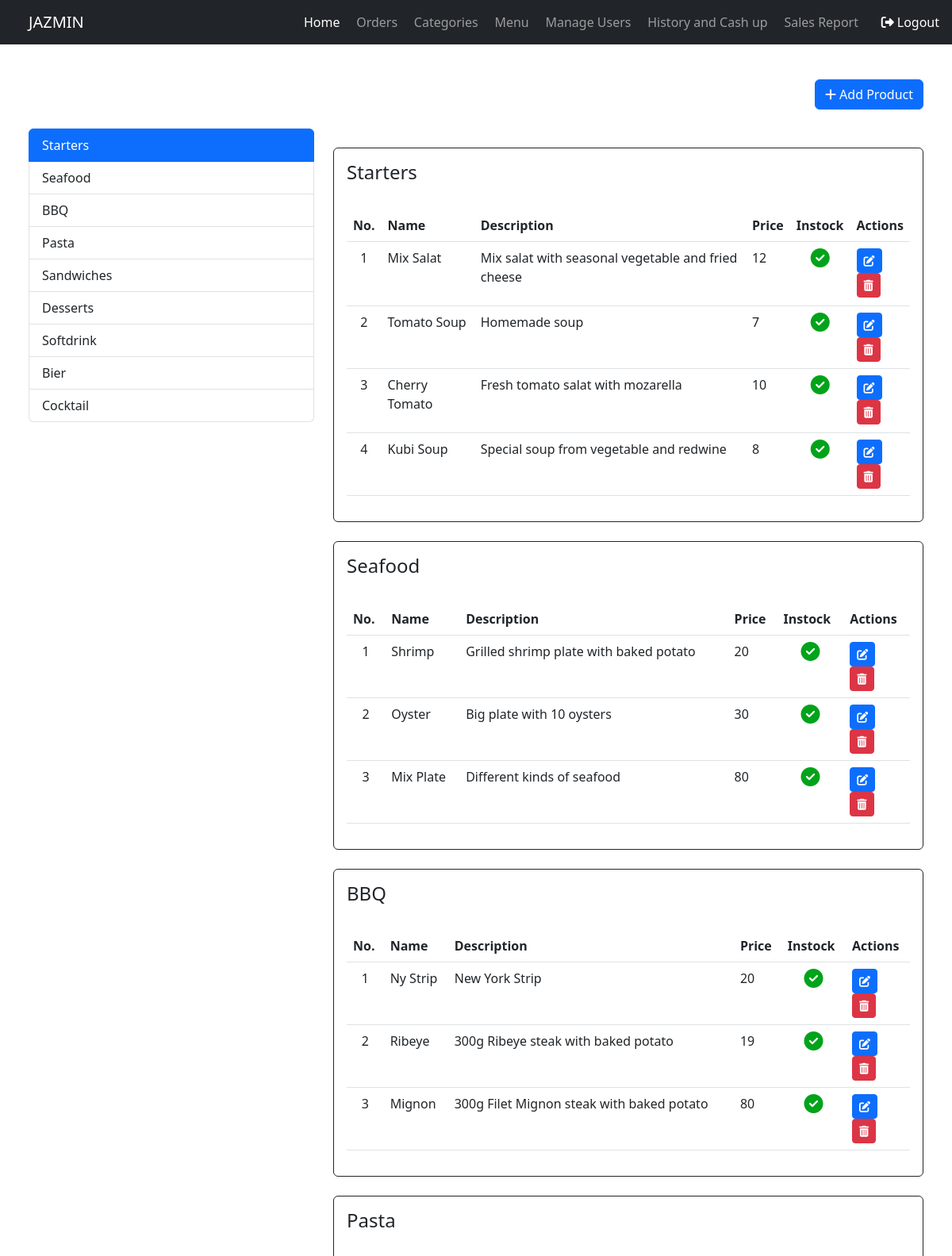
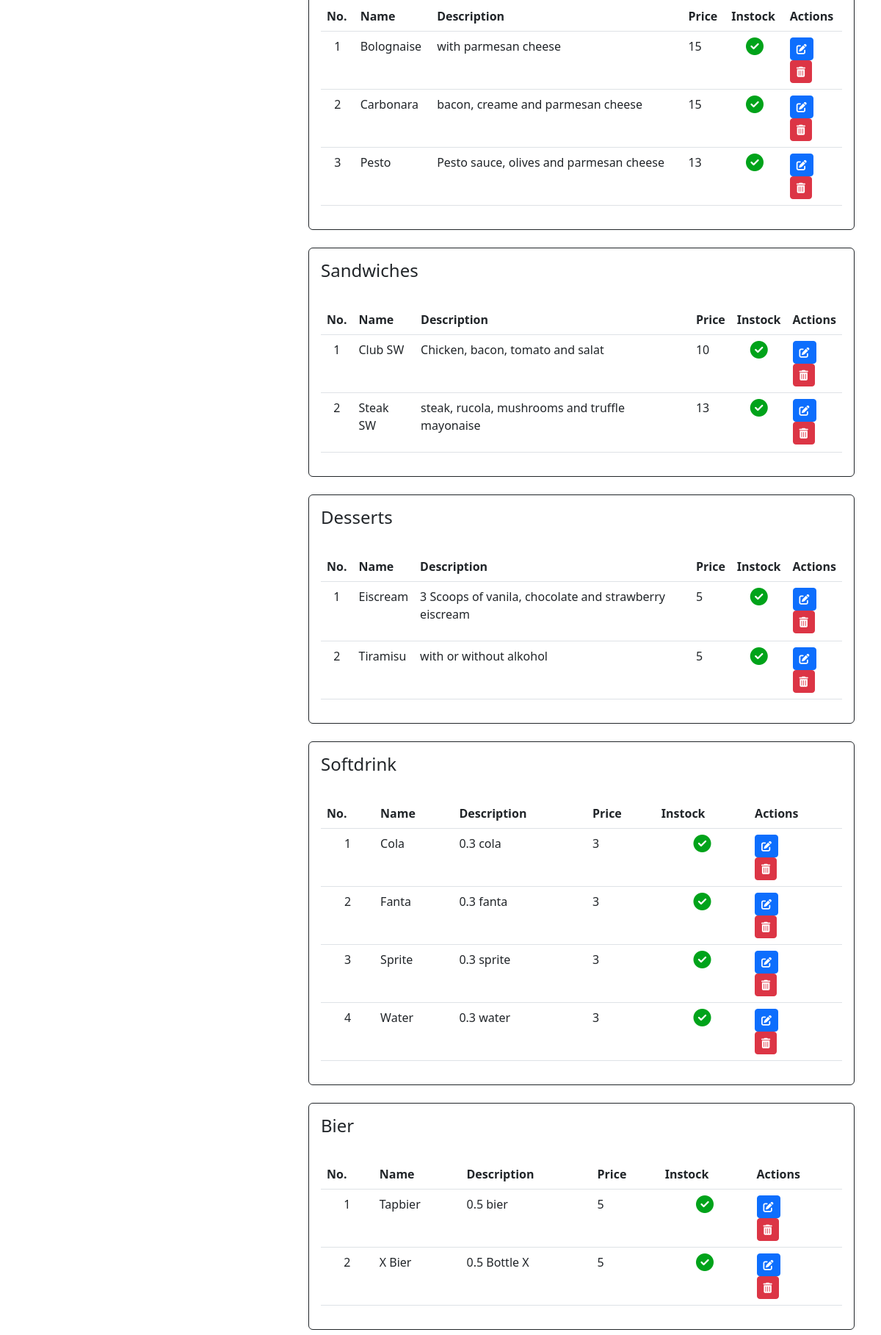
Page /menu.php (signed in, upper part) on the committed database (2 pictures, top to bottom).
### tables this page shows
CREATE TABLE IF NOT EXISTS `categories` (
  `id` int(30) NOT NULL AUTO_INCREMENT,
  `name` varchar(200) NOT NULL,
  `description` text NOT NULL,
  PRIMARY KEY (`id`)
);

CREATE TABLE `products` (
  `id` int(30) NOT NULL AUTO_INCREMENT,
  `category_id` int(30) NOT NULL,
  `name` varchar(200) NOT NULL,
  `description` text NOT NULL,
  `price` float NOT NULL,
  `status` tinyint(1) NOT NULL DEFAULT 1 COMMENT '0=Unavailable,1=Available',
   PRIMARY KEY (`id`)
);

### menu.php (the view, shortened to what this page needs)
<?php
  include("db_connect.php");
  include("partials/header.php");
  include("partials/sidebar.php");
?>
<div class="text-end" style="padding: 100px 3% 0% 3%;">
<a class="btn btn-primary" href="add_products.php" >
						<i class="fa fa-plus"></i> Add Product </a>
</div>
<div class="wrapper">
<div class="row" style="padding: 2% 3%;" >
  <div class="col-4">
    <div id="list-example" class="list-group">
      <?php
        $categories = $connect->query("SELECT id, name FROM categories ");
        while($row=$categories->fetch_assoc()):
      ?>
      <a class="list-group-item list-group-item-action" href="#<?php echo $row['name']?>"><?php echo $row['name'] ?></a>
      <?php endwhile; ?>
    </div>
  </div>
  <div class="col-8" >
    <div data-bs-spy="scroll" data-bs-target="#list-example" data-bs-smooth-scroll="true" class="scrollspy-example" style="max-height: 80vh; overflow:scroll;" tabindex="0">
    <?php
          $categories = $connect->query("SELECT id, name FROM categories ");
            while($row=$categories->fetch_assoc()):
    ?>
    <div class="p-3 my-4 border border-dark rounded" style="max-width:100%; overflow-x:scroll;">
    <h4 id="<?php echo $row['name']?>"><?php echo $row['name']?></h4>
    <br>
    <?php $id = mysqli_real_escape_string($connect, $row['id']);
        $products = $connect->query("SELECT * FROM products WHERE category_id = '$id' ");
        $num = mysqli_num_rows($products);
        if($num >0):?>
    <table class="table table-hover">
      <div style="max-width: 65vw; overflow:scroll;">
		<thead>
			<tr>
				<th>No.</th>
				<th>Name</th>
				<th>Description</th>
				<th>Price</th>
                <th>Instock</th>
                <th>Actions</th>
				</tr>
		</thead>
        <tbody>
        <?php
        $i = 1;
                while($row_product=$products->fetch_assoc()):
                                ?>
                                <tr>
                                    <td class="text-center"><?php echo $i++ ?></td>
                                    <td>
                                        <p> <?php echo $row_product['name'] ?></p>
                                    </td>
                                    <td>
                                        <p> <?php echo $row_product['description'] ?></p>
                                    </td>
                                    <td>
                                        <p><?php echo $row_product['price'] ?></p>
                                    </td>
                                    <td class="text-center">
                                        <?php if($row_product['status'] > 0): ?>
                                            <i class="fa-solid fa-circle-check fa-xl" style="color: #00a31a;"></i>
                                        <?php else: ?>
                                            <i class="fa-solid fa-square-xmark fa-xl" style="color: #b31d2f;"></i>
                                        <?php endif; ?>
                                    </td>
                                    <td class="text-left">
                                    <form action="change_products.php" method="post" >
                                      <button class="btn btn-sm btn-primary open-button" type="submit" name="change_item_id" value="<?php echo $row_product['id']?>"><i class="fa-solid fa-pen-to-square"></i></button>
                                    </form>
                                    <form action="menu.php" method="post" >
                                      <button class="btn btn-sm btn-danger" type="submit" name="del_item" value="<?php echo $row_product['id']?>"><i class="fa fa-trash-alt"></i></button>
                                    </form>
										</td>
                                </tr>
                                <?php endwhile; ?>
                    <?php else: ?>
                        <p>No result founded</p>
                        <?php endif; ?>
        </tbody>
        </div>
      </table>
      </div>
      <?php endwhile; ?>
    </div>
  </div>
  </div>
</div>
<?php
    include("partials/footer.php");
?>

### css/style.css (style rules this page uses)
html { height: 100%; }

### rows in the picture
categories: name "Starters"
categories: name "Seafood"
categories: name "BBQ"
categories: name "Pasta"
categories: name "Sandwiches"
categories: name "Desserts"
categories: name "Softdrink"
categories: name "Bier"
categories: name "Cocktail"
products: name "Mix Salat", description "Mix salat with seasonal vegetable and fried cheese", price "12", status 1 (drawn)
products: name "Tomato Soup", description "Homemade soup", price "7", status 1 (drawn)
products: name "Cherry Tomato", description "Fresh tomato salat with mozarella", price "10", status 1 (drawn)
products: name "Kubi Soup", description "Special soup from vegetable and redwine", price "8", status 1 (drawn)
products: name "Shrimp", description "Grilled shrimp plate with baked potato", price "20", status 1 (drawn), $row_product['id'] 5 (drawn)
products: name "Oyster", description "Big plate with 10 oysters", price "30", status 1 (drawn), $row_product['id'] 6 (drawn)
products: name "Mix Plate", description "Different kinds of seafood", price "80", status 1 (drawn), $row_product['id'] 7 (drawn)
products: name "Ny Strip", description "New York Strip", price "20", status 1 (drawn), $row_product['id'] 8 (drawn)
products: name "Ribeye", description "300g Ribeye steak with baked potato", price "19", status 1 (drawn), $row_product['id'] 9 (drawn)
products: name "Mignon", description "300g Filet Mignon steak with baked potato", price "80", status 1 (drawn), $row_product['id'] 10 (drawn)
products: name "Bolognaise", description "with parmesan cheese", price "15", status 1 (drawn), $row_product['id'] 11 (drawn)
products: name "Carbonara", description "bacon, creame and parmesan cheese", price "15", status 1 (drawn), $row_product['id'] 12 (drawn)
products: name "Pesto", description "Pesto sauce, olives and parmesan cheese", price "13", status 1 (drawn)
products: name "Club SW", description "Chicken, bacon, tomato and salat", price "10", status 1 (drawn), $row_product['id'] 14 (drawn)
products: name "Steak SW", description "steak, rucola, mushrooms and truffle mayonaise", price "13", status 1 (drawn), $row_product['id'] 15 (drawn)
products: name "Eiscream", description "3 Scoops of vanila, chocolate and strawberry eiscream", price "5", status 1 (drawn), $row_product['id'] 16 (drawn)
products: name "Tiramisu", description "with or without alkohol", price "5", status 1 (drawn), $row_product['id'] 17 (drawn)
products: name "Cola", description "0.3 cola", price "3", status 1 (drawn), $row_product['id'] 18 (drawn)
products: name "Fanta", description "0.3 fanta", price "3", status 1 (drawn), $row_product['id'] 19 (drawn)
products: name "Sprite", description "0.3 sprite", price "3", status 1 (drawn), $row_product['id'] 20 (drawn)
products: name "Water", description "0.3 water", price "3", status 1 (drawn), $row_product['id'] 21 (drawn)
products: name "Tapbier", description "0.5 bier", price "5", status 1 (drawn), $row_product['id'] 22 (drawn)
products: name "X Bier", description "0.5 Bottle X", price "5", status 1 (drawn), $row_product['id'] 23 (drawn)
